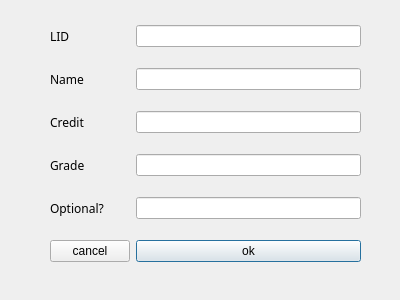
<?xml version="1.0" encoding="UTF-8"?>
<ui version="4.0">
 <class>admin_tchmanage_new_lesson</class>
 <widget class="QDialog" name="admin_tchmanage_new_lesson">
  <property name="geometry">
   <rect>
    <x>0</x>
    <y>0</y>
    <width>400</width>
    <height>300</height>
   </rect>
  </property>
  <property name="windowTitle">
   <string>AtQlas Alpha</string>
  </property>
  <property name="styleSheet">
   <string notr="true"/>
  </property>
  <widget class="QWidget" name="gridLayoutWidget">
   <property name="geometry">
    <rect>
     <x>50</x>
     <y>10</y>
     <width>311</width>
     <height>271</height>
    </rect>
   </property>
   <layout class="QGridLayout" name="gridLayout">
    <item row="5" column="1">
     <widget class="QPushButton" name="ok">
      <property name="text">
       <string>ok</string>
      </property>
     </widget>
    </item>
    <item row="1" column="0">
     <widget class="QLabel" name="name_label">
      <property name="font">
       <font>
        <family>PT Mono</family>
       </font>
      </property>
      <property name="text">
       <string>Name</string>
      </property>
     </widget>
    </item>
    <item row="1" column="1">
     <widget class="QLineEdit" name="name_edit"/>
    </item>
    <item row="5" column="0">
     <widget class="QPushButton" name="cancel">
      <property name="text">
       <string>cancel</string>
      </property>
     </widget>
    </item>
    <item row="0" column="0">
     <widget class="QLabel" name="lid_label">
      <property name="font">
       <font>
        <family>PT Mono</family>
       </font>
      </property>
      <property name="text">
       <string>LID</string>
      </property>
     </widget>
    </item>
    <item row="3" column="0">
     <widget class="QLabel" name="grade_label">
      <property name="font">
       <font>
        <family>PT Mono</family>
       </font>
      </property>
      <property name="text">
       <string>Grade</string>
      </property>
     </widget>
    </item>
    <item row="4" column="1">
     <widget class="QLineEdit" name="optp_edit"/>
    </item>
    <item row="0" column="1">
     <widget class="QLineEdit" name="lid_edit">
      <property name="styleSheet">
       <string notr="true"/>
      </property>
     </widget>
    </item>
    <item row="2" column="1">
     <widget class="QLineEdit" name="credit_edit"/>
    </item>
    <item row="4" column="0">
     <widget class="QLabel" name="optp_label">
      <property name="font">
       <font>
        <family>PT Mono</family>
       </font>
      </property>
      <property name="text">
       <string>Optional?</string>
      </property>
     </widget>
    </item>
    <item row="3" column="1">
     <widget class="QLineEdit" name="grade_edit"/>
    </item>
    <item row="2" column="0">
     <widget class="QLabel" name="credit_label">
      <property name="font">
       <font>
        <family>PT Mono</family>
       </font>
      </property>
      <property name="text">
       <string>Credit</string>
      </property>
     </widget>
    </item>
   </layout>
  </widget>
  <widget class="QFrame" name="frame">
   <property name="geometry">
    <rect>
     <x>0</x>
     <y>0</y>
     <width>400</width>
     <height>300</height>
    </rect>
   </property>
   <property name="styleSheet">
    <string notr="true">background:transparent;
border-image:url(:/atqres_ico/blue_land.png)</string>
   </property>
   <property name="frameShape">
    <enum>QFrame::StyledPanel</enum>
   </property>
   <property name="frameShadow">
    <enum>QFrame::Raised</enum>
   </property>
  </widget>
  <zorder>frame</zorder>
  <zorder>gridLayoutWidget</zorder>
 </widget>
 <resources/>
 <connections/>
</ui>
